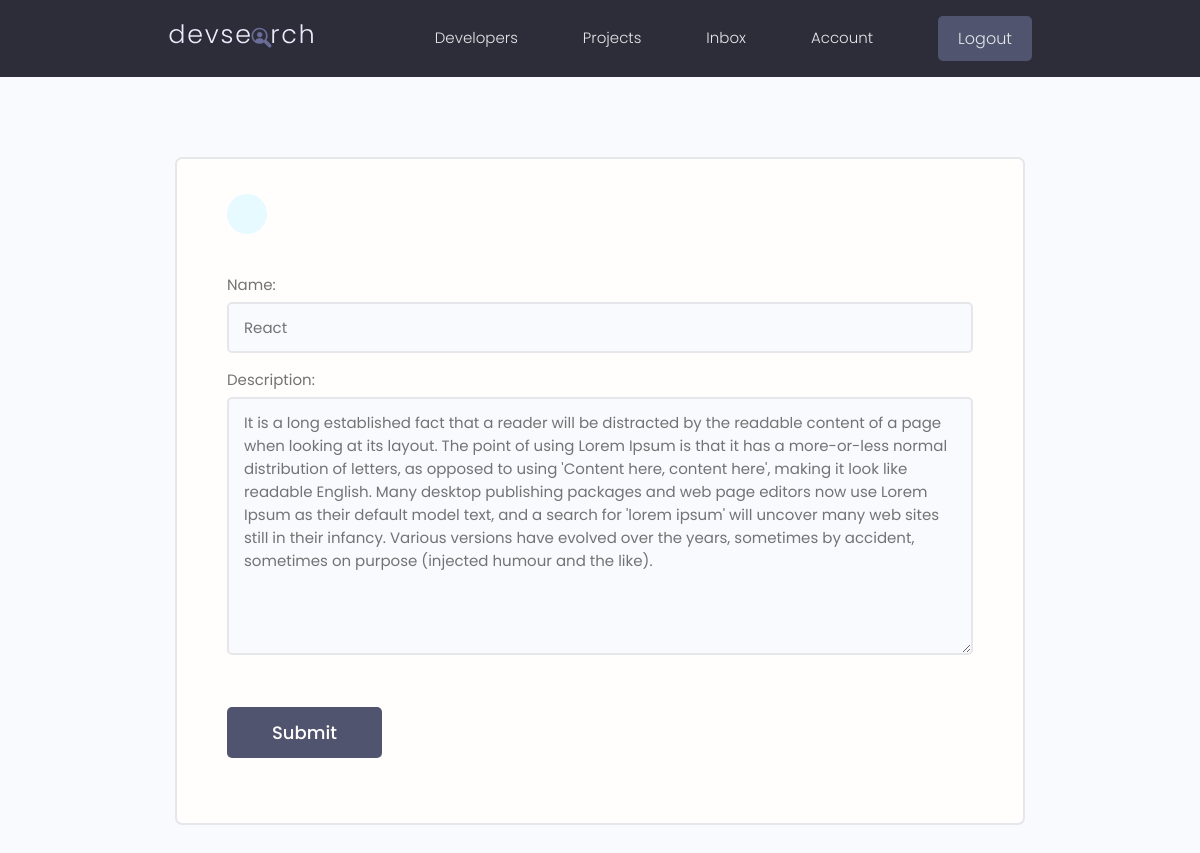
Before: /create-skill/5ac9972c-1f12-45ec-9980-0ed9a1ee49d8 (signed in) with the older database file.
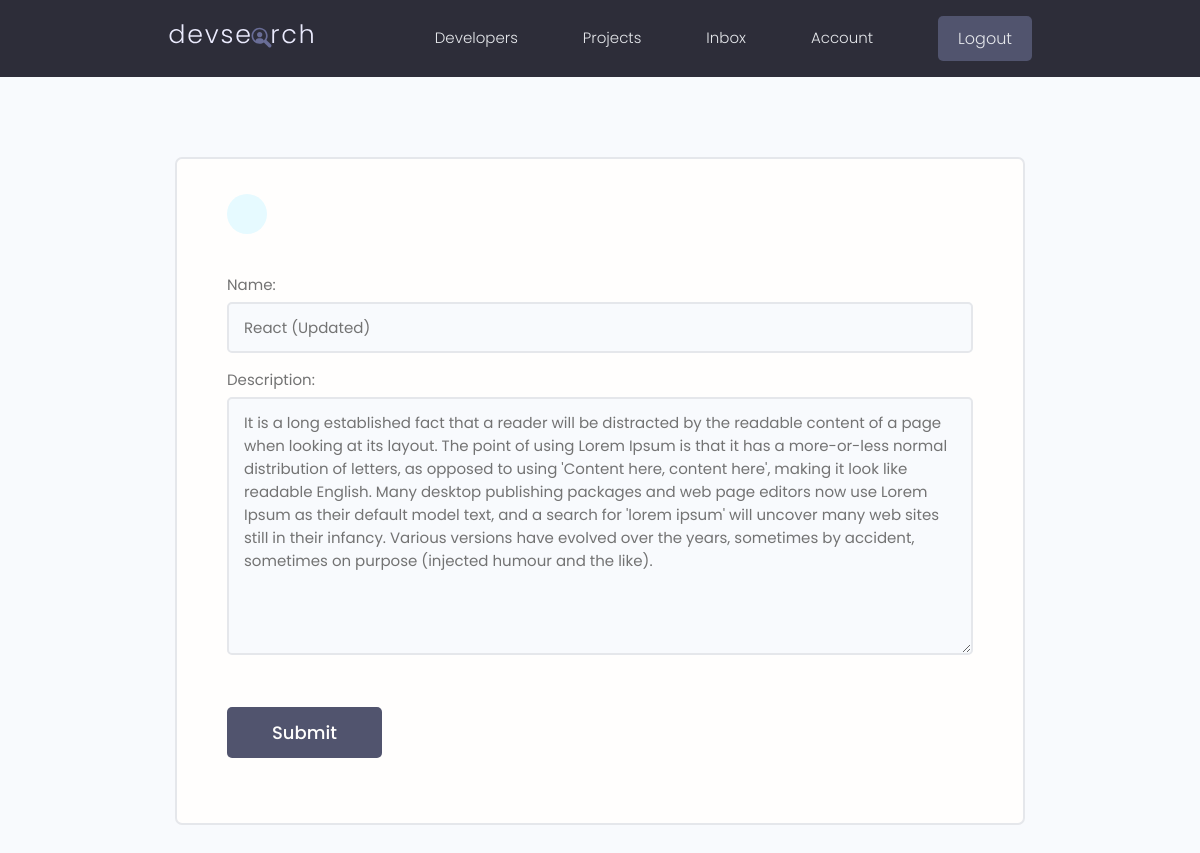
After: the same page with the newer database file.
### users/models.py (models this page shows, shortened)
class Skill(models.Model):
    id = models.UUIDField(default=uuid.uuid4, unique=True,
                          primary_key=True, editable=False)
    owner = models.ForeignKey(
        Profile, on_delete=models.CASCADE, null=True, blank=True)
    name = models.CharField(max_length=200, null=True, blank=True)
    description = models.TextField(null=True, blank=True)
    created_at = models.DateTimeField(auto_now_add=True)
    updated_at = models.DateTimeField(auto_now=True)
    class Meta:
        ordering = ['created_at']

### users/views.py (the view)
# urls.py: path('create-skill/<str:pk>', views.updateSkill, name='update-skill'),
@login_required(login_url="login")
def updateSkill(request, pk):
    profile: Profile = request.user.profile
    skill: Skill = profile.skill_set.get(id=pk)
    form = SkillForm(instance=skill)
    if request.method == "POST":
        form = SkillForm(request.POST, instance=skill)
        if form.is_valid():
            form.save()
            messages.success(request, "Skill was updated successfully.")
            return redirect('account')
    context = {"form": form}
    return render(request, 'users/skill_form.html', context)

### users/forms.py
class SkillForm(ModelForm):
    class Meta:
        model = Skill
        exclude = ['owner']
    def __init__(self, *args, **kwargs):
        super(SkillForm, self).__init__(*args, **kwargs)
        for name, field in self.fields.items():
            field.widget.attrs.update({'class': 'input'})

### users/templates/users/skill_form.html (shortened to what this page needs)
{% extends 'main.html' %}
{% block content %}
    <main class="formPage my-xl">
        <div class="content-box">
            <div class="formWrapper">
                <a class="backButton" href="{% url 'account' %}"></a>
                <br>
                <form action="" method="POST" enctype="multipart/form-data" class="form">
                    {% for field in form %}
                      <div class="form__field">
                          <label for="formInput#text">{{ field.label}}: </label>
                          {{ field }}
                      </div>
                    {% endfor %}
                    <input class="btn btn--sub btn--lg  my-md" type="submit" value="Submit" />
                </form>
            </div>
        </div>
    </main>
{% endblock content %}

Changed rows visible on the page:
changed Skill: name "React" → "React (Updated)"
